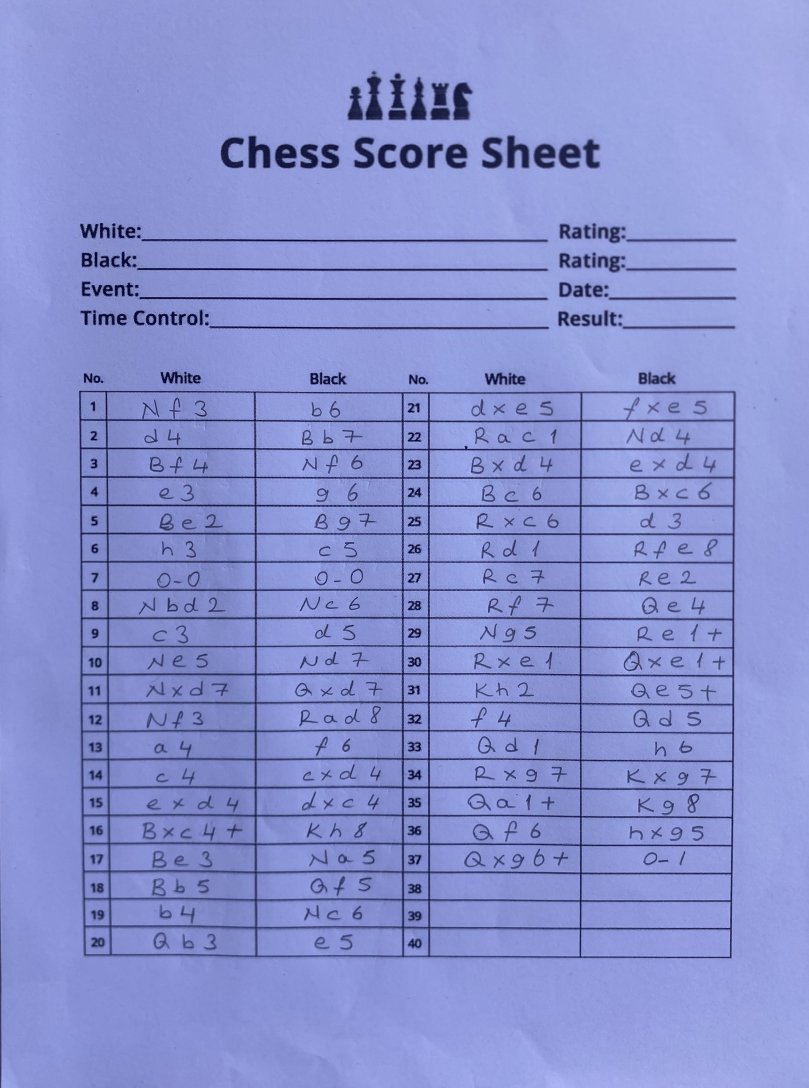
#> input picture yolo_project2/dataset/images/train/Image (27).jpg, 2427 x 3264 px (shown at 1/3 size)
$ python -i main2.py   (imports and definitions only)
#> lines starting #> are read from the running program, lines starting #| are printed output that depends on the picture; after the words box and inside, x2 and y2 are one past the last pixel; in counts of white or black regions, pixels touching at a corner belong together
import cv2
import numpy as np
import os
import shutil

image_folder = "games"
output_folder = "foundcells"
# [1 line not run here, left out]

def detect_lines(image_path):
    image = cv2.imread(image_path, cv2.IMREAD_COLOR)
#> image is the input picture: shape (3264, 2427, 3); mean B, G, R 208.3, 145, 135.9
    if image is None:
        print(f"Hata: {image_path} okunamadı.")
        return [], []

    gray = cv2.cvtColor(image, cv2.COLOR_BGR2GRAY)
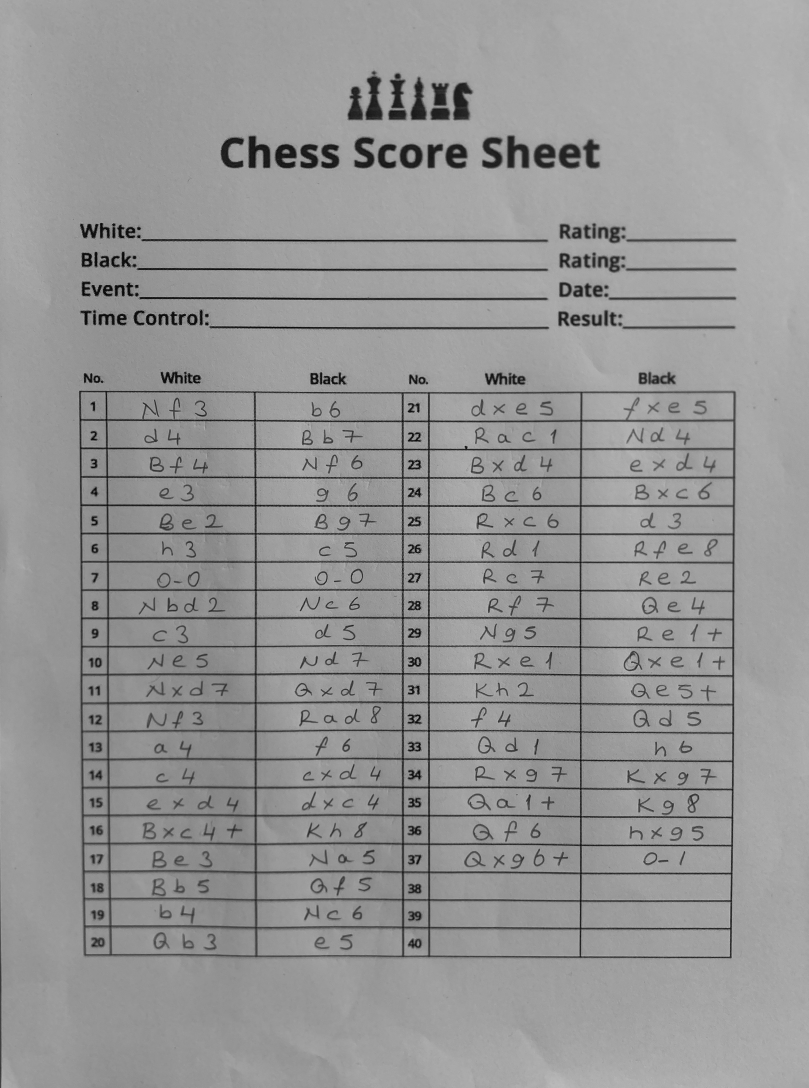
#> gray: shape (3264, 2427) (shown at 1/3 size); min 4, max 220, mean 149.6
    edges = cv2.Canny(gray, 50, 150, apertureSize=3)
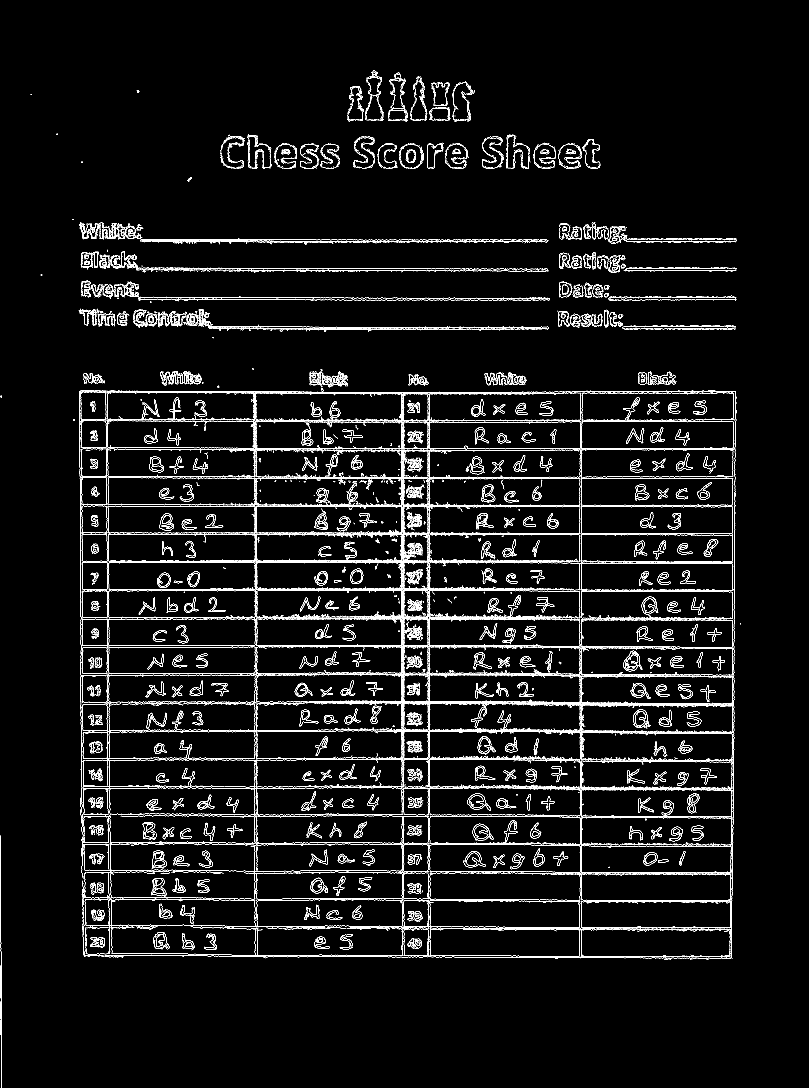
#> edges: shape (3264, 2427) (shown at 1/3 size); 3.5% white in thin lines or dots, all inside (x1, y1, x2, y2) = (0, 211, 2223, 3264)

    lines = cv2.HoughLinesP(edges, 1, np.pi / 180, 75, minLineLength=75, maxLineGap=3)
#> lines = 383 rows, first 6: [903, 1520, 1023, 1520], [1290, 1515, 1739, 1515], [1288, 1851, 1551, 1851], [1207, 2190, 1207, 1940], [1290, 1603, 1540, 1603], [907, 1599, 1205, 1599]
    vertical_lines, horizontal_lines = [], []

    if lines is not None:
        for line in lines:
            x1, y1, x2, y2 = line[0]
            if abs(x1 - x2) < 10:
                vertical_lines.append((x1, x2))
            elif abs(y1 - y2) < 10:
                horizontal_lines.append((y1, y2))
#> this loop made 383 passes
#> after the loop, horizontal_lines = 311 pairs, first value 718 to 2874, second value 718 to 2874; vertical_lines = 72 pairs, first value 1 to 2203, second value 1 to 2203

    vertical_lines.sort(key=lambda x: x[0])              # soldan sağa
    horizontal_lines.sort(key=lambda y: y[0], reverse=False)  # yukarıdan aşağıya

    return vertical_lines, horizontal_lines

# [97 lines left out: functions group_lines, process_image, process_cell, draw_lines_on_image, main, not called in this run]

# if _name_ == "_main_":
#     main()

>>> result = detect_lines('../yolo_project2/dataset/images/train/Image (27).jpg')

$ run again, on yolo_project2/dataset/images/train/Image (10).jpg
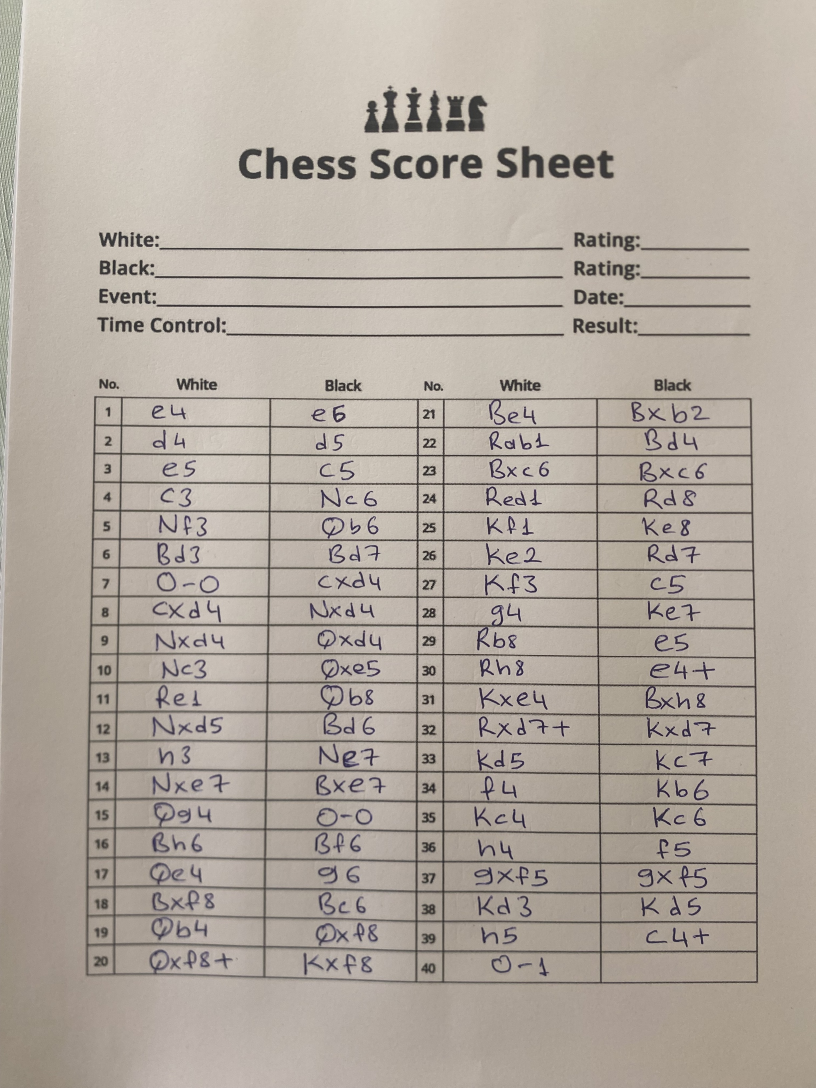
#> input picture yolo_project2/dataset/images/train/Image (10).jpg, 2448 x 3264 px (shown at 1/3 size)
#> in detect_lines, image is the input picture: shape (3264, 2448, 3); mean B, G, R 158.8, 168.3, 177.4
#> in detect_lines, `edges = cv2.Canny(gray, 50, 150, apertureSize=3)`:
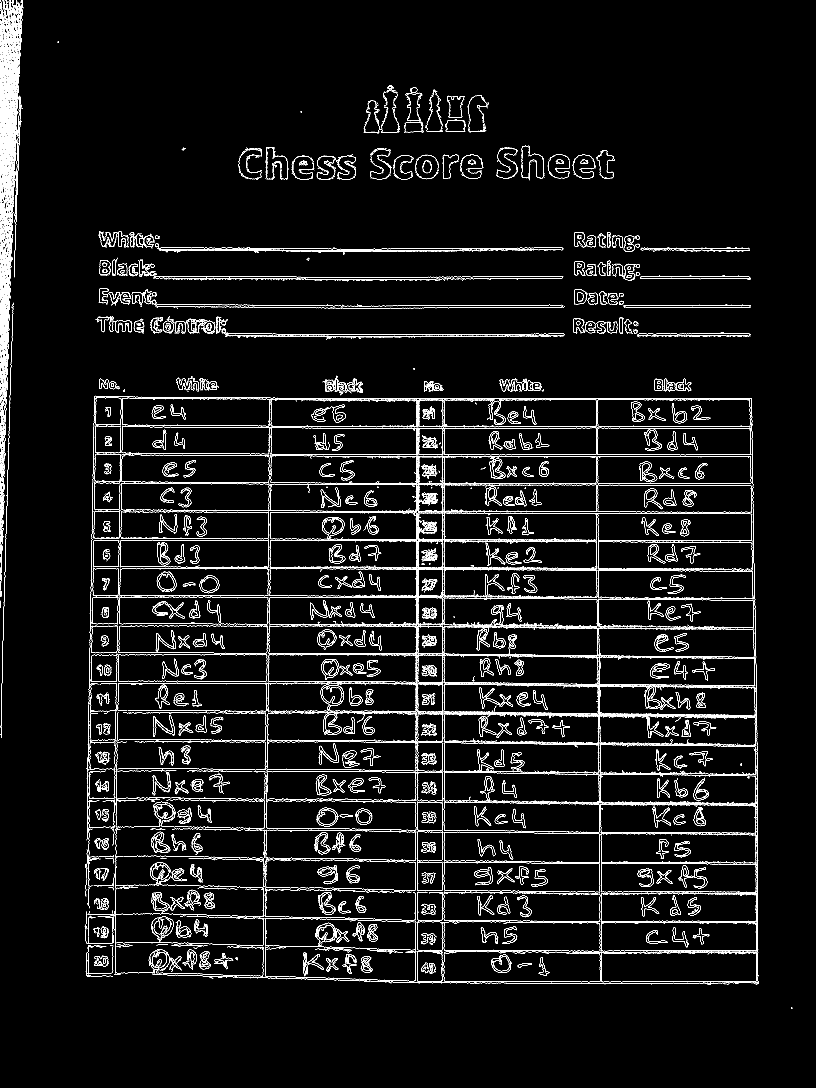
#> edges: shape (3264, 2448) (shown at 1/3 size); 3.6% white in thin lines or dots
#> lines = 344 rows, first 6: [1332, 1874, 1332, 1794], [1333, 1364, 1707, 1364], [1327, 1789, 1327, 1448], [1330, 1450, 1657, 1450], [1334, 1280, 1621, 1280], [938, 1368, 1327, 1368]
#> the loop in detect_lines, `for line in lines:` made 344 passes
#> after the loop in detect_lines, `for line in lines:`: horizontal_lines = 290 pairs, first value 743 to 2950, second value 743 to 2950; vertical_lines = 54 pairs, first value 47 to 2273, second value 49 to 2273

$ run again, on yolo_project2/dataset/images/train/Image (11).jpg
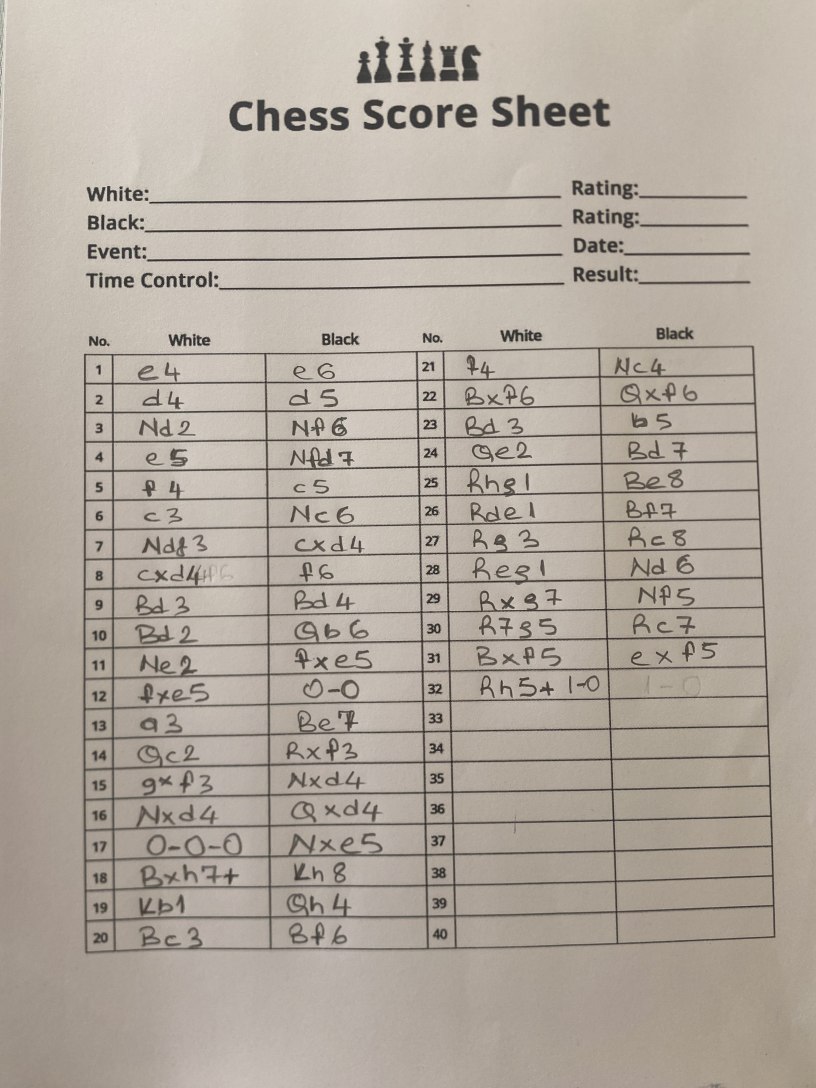
#> input picture yolo_project2/dataset/images/train/Image (11).jpg, 2448 x 3264 px (shown at 1/3 size)
#> in detect_lines, image is the input picture: shape (3264, 2448, 3); mean B, G, R 158.4, 168.8, 177.9
#> in detect_lines, `edges = cv2.Canny(gray, 50, 150, apertureSize=3)`:
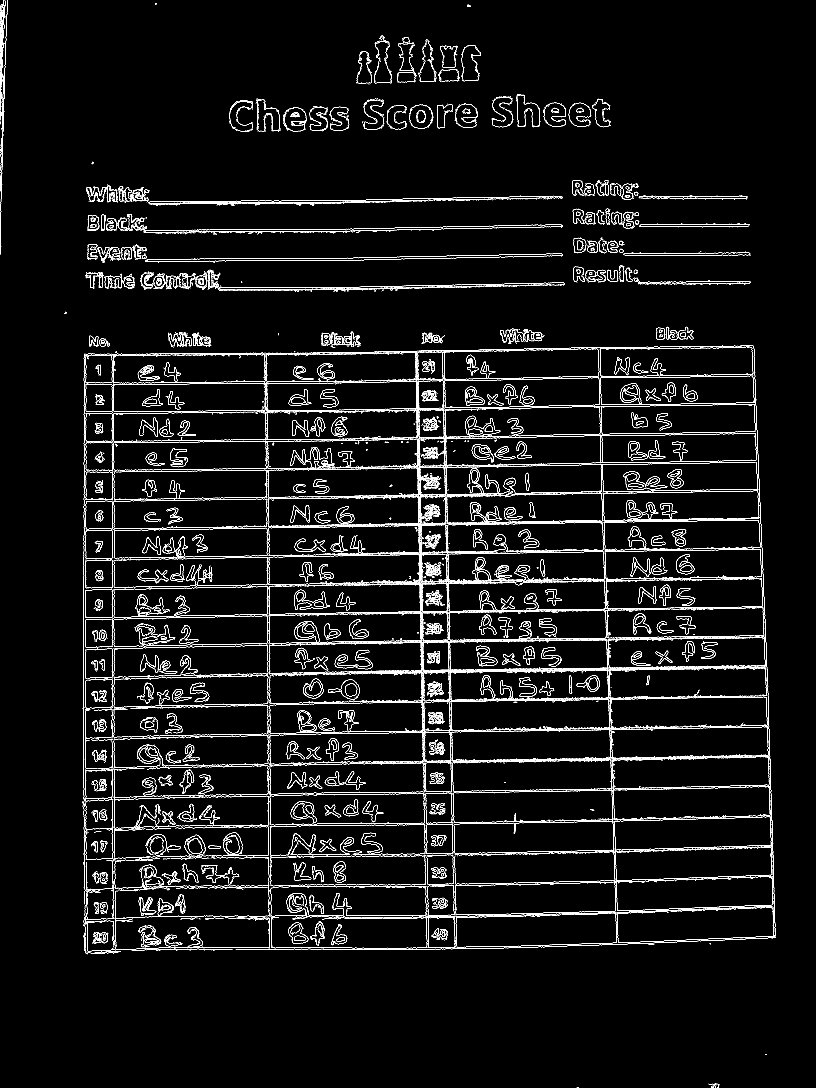
#> edges: shape (3264, 2448) (shown at 1/3 size); 3.3% white in thin lines or dots
#> lines = 265 rows, first 6: [1268, 2107, 1269, 2200], [1072, 1492, 1235, 1490], [902, 1669, 1338, 1662], [1261, 1570, 1339, 1569], [1593, 1478, 1683, 1477], [1826, 2005, 2137, 2000]
#> the loop in detect_lines, `for line in lines:` made 265 passes
#> after the loop in detect_lines, `for line in lines:`: horizontal_lines = 210 pairs, first value 602 to 2849, second value 602 to 2848; vertical_lines = 54 pairs, first value 1 to 2321, second value 1 to 2324

$ run again, on yolo_project2/dataset/images/train/Image (12).jpg
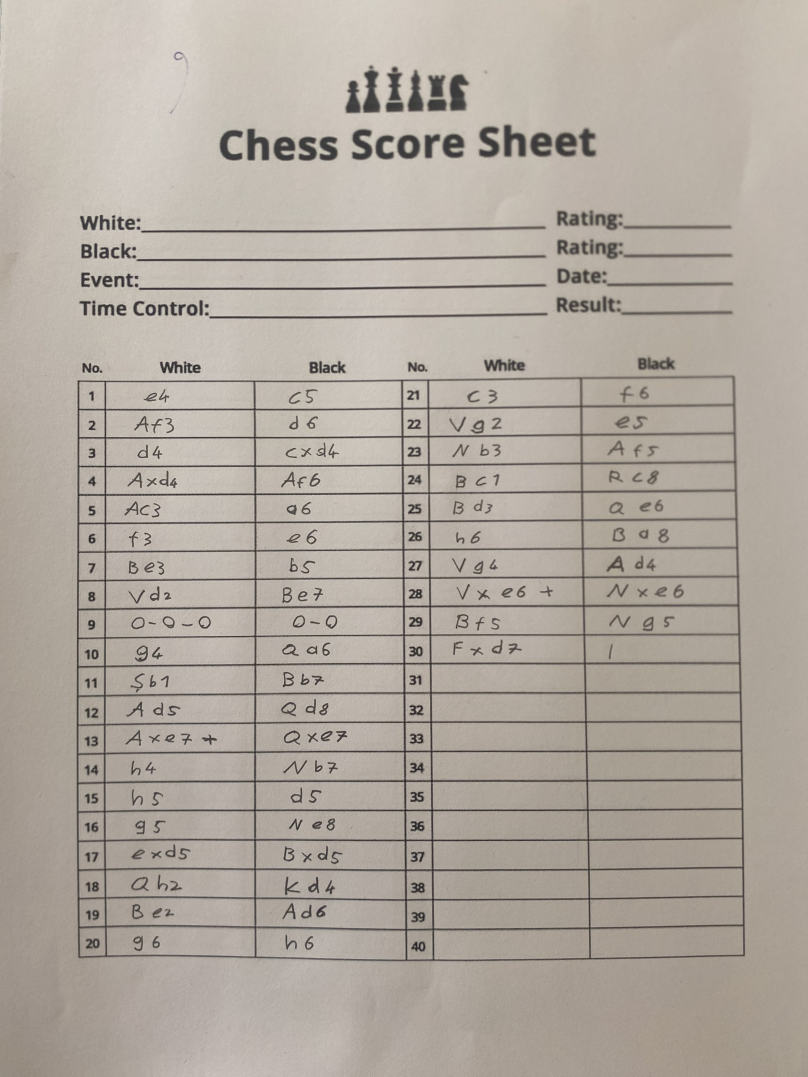
#> input picture yolo_project2/dataset/images/train/Image (12).jpg, 2422 x 3229 px (shown at 1/3 size)
#> in detect_lines, image is the input picture: shape (3229, 2422, 3); mean B, G, R 159.3, 168.6, 176.8
#> in detect_lines, `edges = cv2.Canny(gray, 50, 150, apertureSize=3)`:
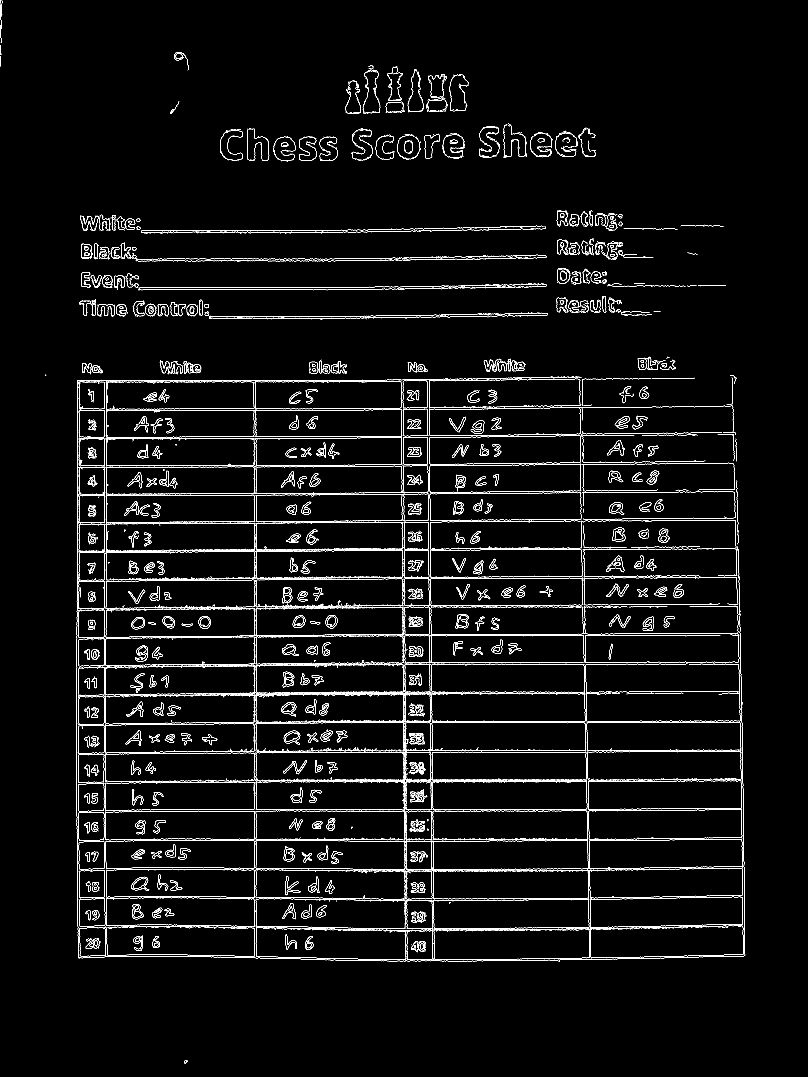
#> edges: shape (3229, 2422) (shown at 1/3 size); 2.6% white in thin lines or dots
#> lines = 279 rows, first 6: [550, 2168, 748, 2168], [563, 1993, 678, 1993], [1300, 2433, 1450, 2433], [1298, 2428, 1625, 2428], [768, 2517, 768, 2031], [318, 1825, 318, 1541]
#> the loop in detect_lines, `for line in lines:` made 279 passes
#> after the loop in detect_lines, `for line in lines:`: horizontal_lines = 235 pairs, first value 691 to 2878, second value 691 to 2878; vertical_lines = 44 pairs, first value 230 to 2230, second value 230 to 2231
